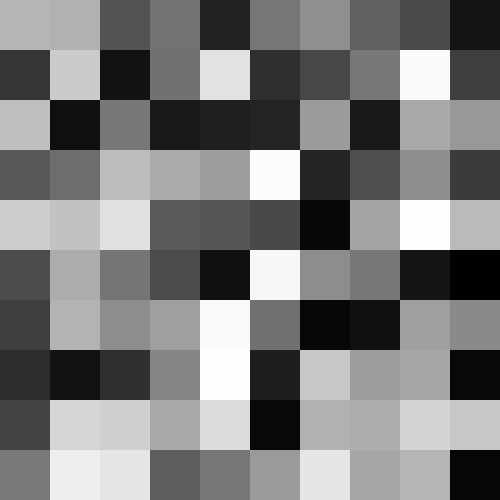
Frame 1 (no input)
Frame 60 (no input): identical to frame 1, image omitted
Frame 120 (the mouse pressed at the canvas centre since frame 60): identical to frame 1, image omitted

The p5.js sketch that drew this single still picture (run headless with seeded random() and noise() and a simulated clock; from frame 60 on, the mouse is pressed at the canvas centre):

// p5.js sketch
// ── sketch.js
let cols = 10;
let rows = 10;

let colors = [];

function make2Darray(cols, rows) {
  let arr = new Array(cols);
  for (let i = 0; i < arr.length; i++) {
    arr[i] = new Array(rows);
  }
  return arr;
}

function setup() {
  createCanvas(500, 500);
  colors = make2Darray(cols, rows);
  for (let i = 0; i < cols; i++) {
    for (let j = 0; j < rows; j++) {
      colors[i][j] = random(255);
    }
  }
}
  function draw() {
    background(51);
    for (let i = 0; i < cols; i++) {
      for (let j = 0; j < rows; j++) {
        let x = i * 50;
        let y = j * 50;

        fill(colors[i][j]);
        noStroke();
        rect(x, y, 50, 50);
      }
    }
  }
